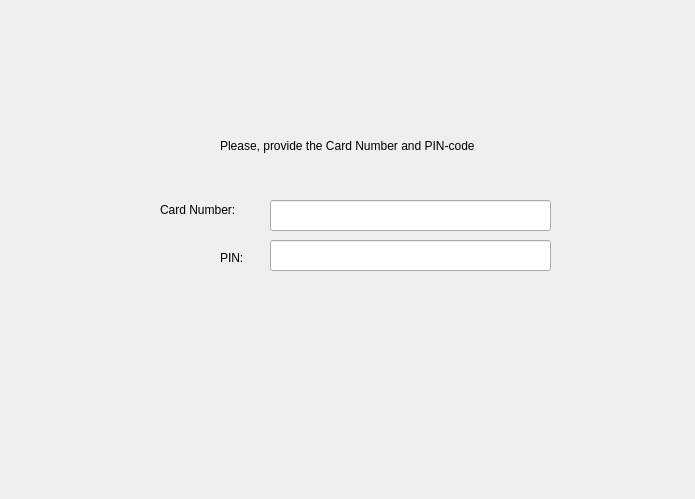
<?xml version="1.0" encoding="UTF-8"?>
<ui version="4.0">
 <class>AuthWidget</class>
 <widget class="QWidget" name="AuthWidget">
  <property name="geometry">
   <rect>
    <x>0</x>
    <y>0</y>
    <width>695</width>
    <height>499</height>
   </rect>
  </property>
  <property name="windowTitle">
   <string>Form</string>
  </property>
  <widget class="QLineEdit" name="cadNumberInput">
   <property name="geometry">
    <rect>
     <x>270</x>
     <y>200</y>
     <width>281</width>
     <height>31</height>
    </rect>
   </property>
  </widget>
  <widget class="QLineEdit" name="pinInput">
   <property name="geometry">
    <rect>
     <x>270</x>
     <y>240</y>
     <width>281</width>
     <height>31</height>
    </rect>
   </property>
   <property name="echoMode">
    <enum>QLineEdit::Password</enum>
   </property>
  </widget>
  <widget class="QLabel" name="cardNumberLabel">
   <property name="geometry">
    <rect>
     <x>160</x>
     <y>200</y>
     <width>91</width>
     <height>20</height>
    </rect>
   </property>
   <property name="text">
    <string>Card Number:</string>
   </property>
  </widget>
  <widget class="QLabel" name="pinLabel">
   <property name="geometry">
    <rect>
     <x>220</x>
     <y>250</y>
     <width>31</width>
     <height>16</height>
    </rect>
   </property>
   <property name="text">
    <string>PIN:</string>
   </property>
  </widget>
  <widget class="QLabel" name="authMessage">
   <property name="geometry">
    <rect>
     <x>220</x>
     <y>120</y>
     <width>411</width>
     <height>51</height>
    </rect>
   </property>
   <property name="text">
    <string>Please, provide the Card Number and PIN-code</string>
   </property>
  </widget>
 </widget>
 <resources/>
 <connections/>
</ui>
